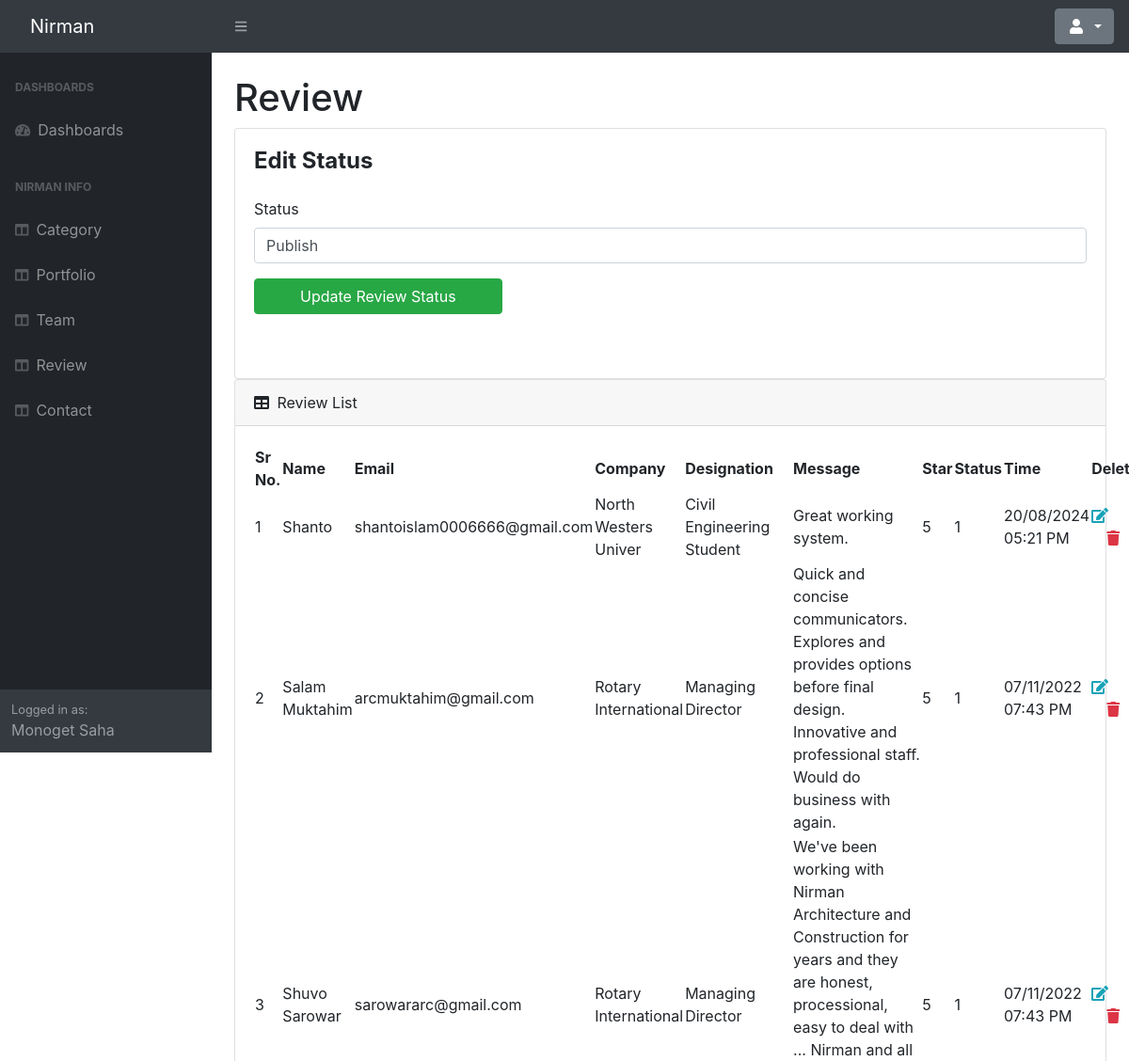
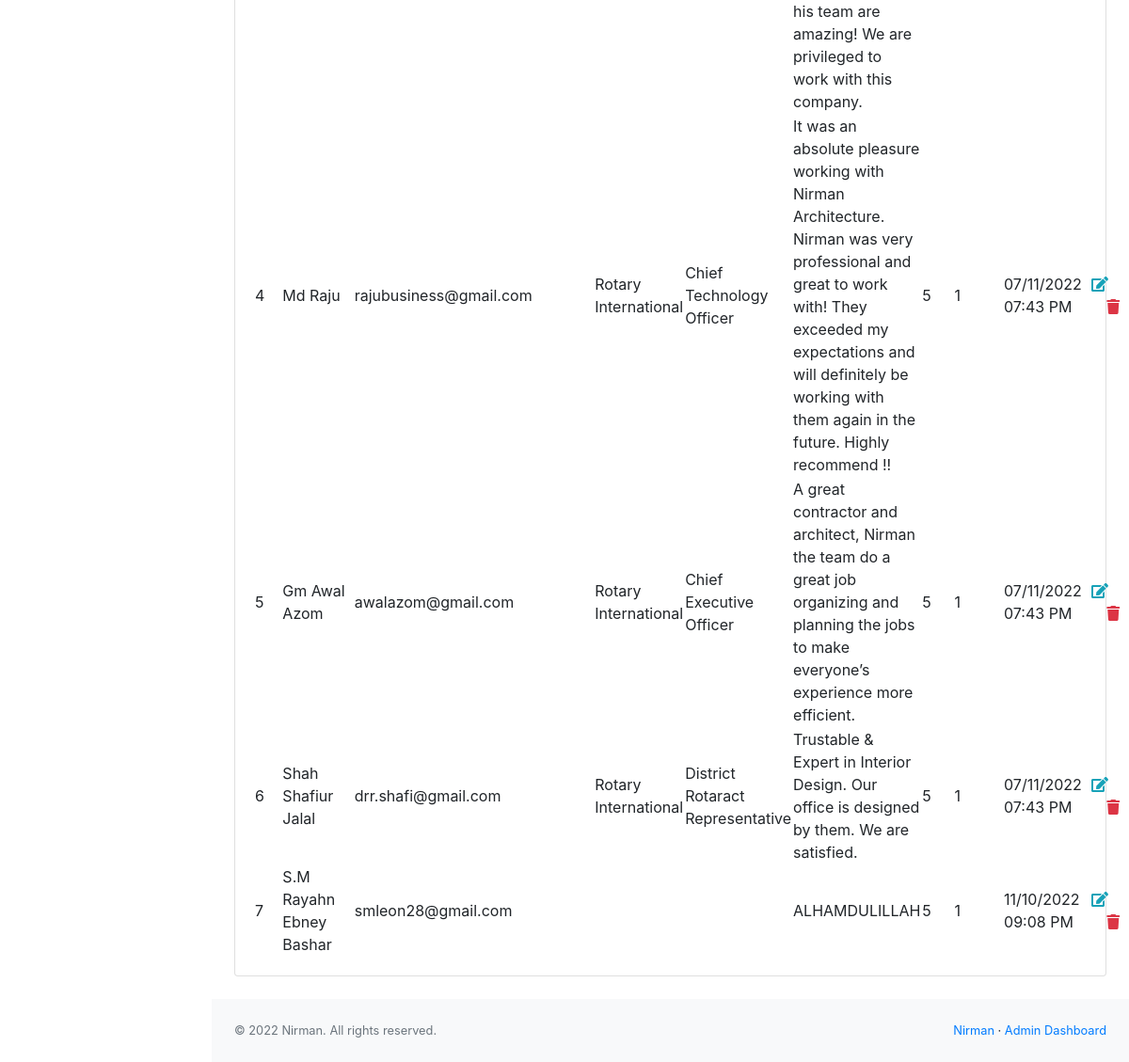
Screenshot of /admin/review.php?edit=6 (signed in) with the database file from the repository (2 pictures, top to bottom).
### tables this page shows
CREATE TABLE `review` (
  `id` int NOT NULL,
  `name` varchar(100) NOT NULL,
  `email` varchar(100) NOT NULL,
  `company` varchar(20) NOT NULL,
  `designation` varchar(255) NOT NULL,
  `message` varchar(1000) NOT NULL,
  `star` int NOT NULL,
  `status` int NOT NULL DEFAULT '0',
  `inserted_at` timestamp NOT NULL DEFAULT CURRENT_TIMESTAMP ON UPDATE CURRENT_TIMESTAMP
);

### include/dbController.php (called while the page is built, shortened)
<?php
class DBController {
    private $host = "localhost";
    private $user = "root";
    private $password = "";
    private $database = "nirman";
    private $conn;
    function __construct() {
        $this->conn = $this->connectDB();
    }
    function connectDB() {
        $conn = mysqli_connect($this->host,$this->user,$this->password,$this->database);
        return $conn;
    }
    function runQuery($query) {
        $result = mysqli_query($this->conn,$query);
        while($row=mysqli_fetch_assoc($result)) {
            $resultset[] = $row;
        }
        if(!empty($resultset))
            return $resultset;
    }
    function numRows($query) {
        $result  = mysqli_query($this->conn,$query);
        $rowcount = mysqli_num_rows($result);
        return $rowcount;
    }
}

### admin/review.php (the view, shortened to what this page needs)
<?php
include('../include/dbController.php');
$db_handle = new DBController();
?>
<!DOCTYPE html>
<html lang="en">
<head>
    <?php include('include/csslist.php') ?>
    <link rel="stylesheet" href="https://cdnjs.cloudflare.com/ajax/libs/font-awesome/6.1.1/css/all.min.css"
/>
    <link rel="stylesheet" href="https://stackpath.bootstrapcdn.com/bootstrap/4.3.1/css/bootstrap.min.css">
</head>
<body class="sb-nav-fixed">
<?php include('include/topbar.php') ?>
<div id="layoutSidenav">
    <div id="layoutSidenav_nav">
        <?php include('include/sidebar.php') ?>
    </div>
    <div id="layoutSidenav_content">
        <main>
            <div class="container-fluid px-4">
                <h1 class="mt-4">Review</h1>
                <?php if (isset($_GET['edit'])) {
                    $data = $db_handle->runQuery("SELECT * FROM review where id={$_GET['edit']}");
                    ?>
                    <div class="row">
                        <div class="col-lg-12">
                            <div class="card">
                                <div class="card-body">
                                    <div class="row">
                                        <div class="col-lg-12 mb-5">
                                            <h4 class="mb-4">
                                                <strong>Edit Status</strong>
                                            </h4>
                                            <form id="form-validation-simple" name="form-validation-simple"
                                                  method="POST" enctype="multipart/form-data">
                                                <div class="form-group">
                                                    <label class="form-label">Status</label>
                                                    <select name="status" class="form-control select2"
                                                            data-validation="[NOTEMPTY]" required>
                                                        <option value="1" <?php if ($data[0]["status"] == 1) {
                                                            echo 'selected';
                                                        } ?>>Publish</option>
                                                    </select>
                                                </div>
                                                <div class="form-actions">
                                                    <button type="submit" class="btn btn-success mr-2 px-5"
                                                            name="up_rev">Update Review Status
                                                    </button>
                                                </div>
                                            </form>
                                        </div>
                                    </div>
                                </div>
                            </div>
                        </div>
                    </div>
                <?php } ?>
                <div class="row">
                    <div class="col-lg-12">
                        <div class="card mb-4">
                            <div class="card-header">
                                <i class="fas fa-table me-1"></i>
                                Review List
                            </div>
                            <div class="card-body">
                                <table id="datatablesSimple">
                                    <thead>
                                    <tr>
                                        <th>Sr No.</th>
                                        <th>Name</th>
                                        <th>Email</th>
                                        <th>Company</th>
                                        <th>Designation</th>
                                        <th>Message</th>
                                        <th>Star</th>
                                        <th>Status</th>
                                        <th>Time</th>
                                        <th>Delete</th>
                                    </tr>
                                    </thead>
                                    <tbody>
                                    <?php
                                    $data = $db_handle->runQuery("SELECT * FROM review order by id desc");
                                    $row_count = $db_handle->numRows("SELECT * FROM review order by id desc");
                                    for ($i = 0; $i < $row_count; $i++) {
                                        ?>
                                        <tr>
                                            <td><?php echo $i + 1; ?></td>
                                            <td><?php echo $data[$i]["name"]; ?></td>
                                            <td><?php echo $data[$i]["email"]; ?></td>
                                            <td><?php echo $data[$i]["company"]; ?></td>
                                            <td><?php echo $data[$i]["designation"]; ?></td>
                                            <td><?php echo $data[$i]["message"]; ?></td>
                                            <td><?php echo $data[$i]["star"]; ?></td>
                                            <td><?php echo $data[$i]["status"]; ?></td>
                                            <td>
                                                <?php
                                                $datetime = new DateTime($data[$i]["inserted_at"]);
                                                $la_time = new DateTimeZone('Asia/Dhaka');
                                                $datetime->setTimezone($la_time);
                                                echo $datetime->format('d/m/Y h:i A'); ?>
                                            </td>
                                            <td>
                                                <a class="primary"
                                                   href="review.php?edit=<?php echo $data[$i]['id']; ?>"
                                                   data-original-title="" title="" style="text-decoration: none">
                                                    <i class="fas fa-edit text-info"></i>
                                                </a>
                                                <a href="?del=<?php echo $data[$i]["id"]; ?>"
                                                   style="text-decoration: none"><i
                                                            class="fa-solid fa-trash ml-3 text-danger"></i></a>
                                            </td>
                                        </tr>
                                    <?php } ?>
                                    </tbody>
                                </table>
                            </div>
                        </div>
                    </div>
                </div>
            </div>
        </main>
        <?php include('include/footer.php') ?>
    </div>
</div>
</body>
</html>

### rows the page displays
review: status "Publish", name "Shah Shafiur Jalal", email "drr.shafi@gmail.com", company "Rotary International", designation "District Rotaract Representative", message "Trustable & Expert in Interior Design. Our office is designed by them. We are satisfied.", star "5", status "1", inserted_at "07/11/2022 07:43 PM"
review: name "Shanto", email "shantoislam0006666@gmail.com", company "North Westers Univer", designation "Civil Engineering Student", message "Great working system.", star "5", status "1", inserted_at "20/08/2024 05:21 PM"
review: name "Salam Muktahim", email "arcmuktahim@gmail.com", company "Rotary International", designation "Managing Director", message "Quick and concise communicators. Explores and provides options before final design. Innovative and professional staff. Would do business with again.", star "5", status "1", inserted_at "07/11/2022 07:43 PM"
review: name "Shuvo Sarowar", email "sarowararc@gmail.com", company "Rotary International", designation "Managing Director", message "We've been working with Nirman Architecture and Construction for years and they are honest, processional, easy to deal with ... Nirman and all his team are amazing! We are privileged to work with this company.", star "5", status "1", inserted_at "07/11/2022 07:43 PM"
review: name "Md Raju", email "rajubusiness@gmail.com", company "Rotary International", designation "Chief Technology Officer", message "It was an absolute pleasure working with Nirman Architecture. Nirman was very professional and great to work with! They exceeded my expectations and will definitely be working with them again in the future. Highly recommend !!", star "5", status "1", inserted_at "07/11/2022 07:43 PM"
review: name "Gm Awal Azom", email "awalazom@gmail.com", company "Rotary International", designation "Chief Executive Officer", message "A great contractor and architect, Nirman the team do a great job organizing and planning the jobs to make everyone’s experience more efficient.", star "5", status "1", inserted_at "07/11/2022 07:43 PM"
review: name "S.M Rayahn Ebney Bashar", email "smleon28@gmail.com", message "ALHAMDULILLAH", star "5", status "1", inserted_at "11/10/2022 09:08 PM"

### other values shown
$_SESSION['name'] "Monoget Saha"
